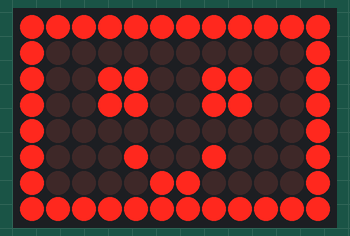
This sketch was run on a simulated Arduino Uno R4 WiFi. On the bench: 12×8 LED matrix.

Above: at 0.1 s.
At 0.6 s:
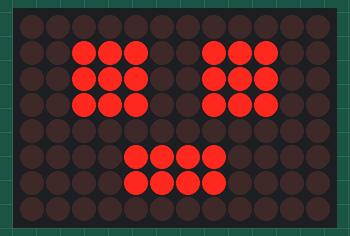

The sketch:

display5.ino
```cpp
#include "Arduino_LED_Matrix.h"
ArduinoLEDMatrix matrix;
void setup() {
  matrix.begin();
}
const uint32_t smile[] = {
  0xfff80199,
  0x99998018,
  0x91861fff
};
const uint32_t dead[] = {
  0x39c39,
  0xc39c0000,
  0xf00f0000
};

void loop() {
  matrix.loadFrame(smile);
  delay(500);
  matrix.loadFrame(dead);
  delay(500);
}
```

Measured:
- what the display in image 1 shows lasts 0.5 s, from 0.5 s to 1.0 s
